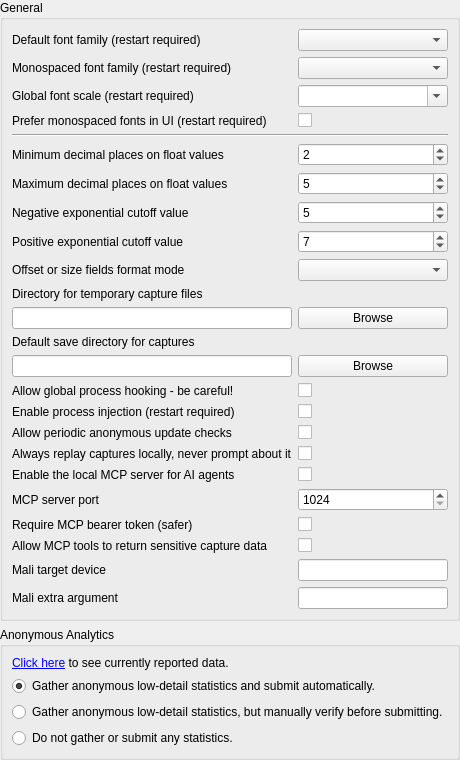
     <widget class="QWidget" name="general">
      <attribute name="title">
       <string>General</string>
      </attribute>
      <layout class="QVBoxLayout" name="verticalLayout_3">
       <property name="leftMargin">
        <number>0</number>
       </property>
       <property name="topMargin">
        <number>0</number>
       </property>
       <property name="rightMargin">
        <number>0</number>
       </property>
       <property name="bottomMargin">
        <number>0</number>
       </property>
       <item>
        <widget class="QGroupBox" name="groupBox">
         <property name="title">
          <string>General</string>
         </property>
         <layout class="QGridLayout" name="gridLayout_5">
          <item row="1" column="0">
           <widget class="QLabel" name="label_20">
            <property name="toolTip">
             <string>The default font family to be used for text. This will be overridden by the default monospace font if the below option for monospace override is chosen.</string>
            </property>
            <property name="text">
             <string>Default font family (restart required)</string>
            </property>
           </widget>
          </item>
          <item row="1" column="1">
           <widget class="QComboBox" name="Font_Family">
            <property name="toolTip">
             <string>The default font family to be used for text. This will be overridden by the default monospace font if the below option for monospace override is chosen.</string>
            </property>
           </widget>
          </item>
          <item row="2" column="0">
           <widget class="QLabel" name="label_21">
            <property name="toolTip">
             <string>The default font family to be used for monospaced text, typically code display or tables of buffer data. If the below option for monospace override is chosen this font will be used for those extra places.</string>
            </property>
            <property name="text">
             <string>Monospaced font family (restart required)</string>
            </property>
           </widget>
          </item>
          <item row="2" column="1">
           <widget class="QComboBox" name="Font_MonoFamily">
            <property name="toolTip">
             <string>The default font family to be used for monospaced text, typically code display or tables of buffer data. If the below option for monospace override is chosen this font will be used for those extra places.</string>
            </property>
           </widget>
          </item>
          <item row="3" column="0">
           <widget class="QLabel" name="label_27">
            <property name="toolTip">
             <string>A global scale for all fonts in the program. This will only scale text, icons and other UI elements will be scaled according to DPI settings as normal.</string>
            </property>
            <property name="text">
             <string>Global font scale (restart required)</string>
            </property>
           </widget>
          </item>
          <item row="3" column="1">
           <widget class="QComboBox" name="Font_GlobalScale">
            <property name="toolTip">
             <string>A global scale for all fonts in the program. This will only scale text, icons and other UI elements will be scaled according to DPI settings as normal.</string>
            </property>
            <property name="editable">
             <bool>true</bool>
            </property>
           </widget>
          </item>
          <item row="4" column="0">
           <widget class="QLabel" name="label_9">
            <property name="toolTip">
             <string>Prefer using a monospace font instead of the default font for places where resource names, action and marker names, and similar pieces of information are displayed.&lt;/p&gt;&lt;p&gt;&lt;br/&gt;&lt;/p&gt;&lt;p&gt;By default a monospaced font will only be used for places where fixed width is important such as code and numerical data displays.</string>
            </property>
            <property name="text">
             <string>Prefer monospaced fonts in UI (restart required)</string>
            </property>
           </widget>
          </item>
          <item row="4" column="1">
           <widget class="QCheckBox" name="Font_PreferMonospaced">
            <property name="toolTip">
             <string>Prefer using a monospace font instead of the default font for places where resource names, action and marker names, and similar pieces of information are displayed.&lt;/p&gt;&lt;p&gt;&lt;br/&gt;&lt;/p&gt;&lt;p&gt;By default a monospaced font will only be used for places where fixed width is important such as code and numerical data displays.</string>
            </property>
            <property name="text">
             <string/>
            </property>
           </widget>
          </item>
          <item row="5" column="0" colspan="2">
           <widget class="Line" name="line">
            <property name="orientation">
             <enum>Qt::Horizontal</enum>
            </property>
           </widget>
          </item>
          <item row="6" column="0">
           <widget class="QLabel" name="label">
            <property name="toolTip">
             <string>At least this many decimal places will be displayed on floats.
e.g. a value of 2 means 0 will display as 0.00, 0.5 as 0.50. A value of 5 would display them as 0.00000 and 0.50000 respectively.</string>
            </property>
            <property name="text">
             <string>Minimum decimal places on float values</string>
            </property>
           </widget>
          </item>
          <item row="6" column="1">
           <widget class="QSpinBox" name="Formatter_MinFigures">
            <property name="toolTip">
             <string>Decimals will display at least this many digits.
e.g. a value of 2 means 0 will display as 0.00, 0.5 as 0.50</string>
            </property>
            <property name="value">
             <number>2</number>
            </property>
           </widget>
          </item>
          <item row="7" column="0">
           <widget class="QLabel" name="label_2">
            <property name="toolTip">
             <string>No more decimal places than this will be displayed on floats.
e.g. a value of 5 means 0.123456789 will display as 0.12345</string>
            </property>
            <property name="text">
             <string>Maximum decimal places on float values</string>
            </property>
           </widget>
          </item>
          <item row="7" column="1">
           <widget class="QSpinBox" name="Formatter_MaxFigures">
            <property name="toolTip">
             <string>No more decimal places than this will be displayed on floats.
e.g. a value of 5 means 0.123456789 will display as 0.12345 and 123.123456789 will display as 123.12345</string>
            </property>
            <property name="value">
             <number>5</number>
            </property>
           </widget>
          </item>
          <item row="8" column="0">
           <widget class="QLabel" name="label_3">
            <property name="toolTip">
             <string>Any numbers smaller than this exponent will be displayed in scientific notation.
E.g. a value of 3 means 0.005 / 10 = 5E-4</string>
            </property>
            <property name="text">
             <string>Negative exponential cutoff value</string>
            </property>
           </widget>
          </item>
          <item row="8" column="1">
           <widget class="QSpinBox" name="Formatter_NegExp">
            <property name="toolTip">
             <string>Any numbers smaller than this exponent will be displayed in scientific notation.
E.g. a value of 3 means 0.005 / 10 = 5E-4</string>
            </property>
            <property name="value">
             <number>5</number>
            </property>
           </widget>
          </item>
          <item row="9" column="0">
           <widget class="QLabel" name="label_4">
            <property name="toolTip">
             <string>Any numbers larger than this exponent will be displayed in scientific notation.
e.g. 1000 * 10 = 1e4</string>
            </property>
            <property name="text">
             <string>Positive exponential cutoff value</string>
            </property>
           </widget>
          </item>
          <item row="9" column="1">
           <widget class="QSpinBox" name="Formatter_PosExp">
            <property name="toolTip">
             <string>Any numbers larger than this exponent will be displayed in scientific notation.
e.g. 1000 * 10 = 1e4</string>
            </property>
            <property name="value">
             <number>7</number>
            </property>
            <property name="displayIntegerBase">
             <number>10</number>
            </property>
           </widget>
          </item>
          <item row="10" column="0">
           <widget class="QLabel" name="label_41">
            <property name="toolTip">
             <string>Formatting mode to use for fields marked as a byte offset or a byte size</string>
            </property>
            <property name="text">
             <string>Offset or size fields format mode</string>
            </property>
           </widget>
          </item>
          <item row="10" column="1">
           <widget class="QComboBox" name="Formatter_OffsetSizeDisplayMode">
            <property name="toolTip">
             <string>Auto: decimal by default and hexadecimal if above a certain threshold, Decimal: always use decimal, Hexadecimal: always use hexadecimal.</string>
            </property>
           </widget>
          </item>
          <item row="11" column="0">
           <widget class="QLabel" name="label_5">
            <property name="toolTip">
             <string>Changes the directory where capture files are saved after being created, until saved manually or deleted.

Defaults to %TEMP%.</string>
            </property>
            <property name="text">
             <string>Directory for temporary capture files</string>
            </property>
           </widget>
          </item>
          <item row="12" column="0">
           <widget class="QLineEdit" name="tempDirectory">
            <property name="toolTip">
             <string>Changes the directory where capture files are saved after being created, until saved manually or deleted.

Defaults to %TEMP%.</string>
            </property>
           </widget>
          </item>
          <item row="12" column="1">
           <widget class="QPushButton" name="browseTempCaptureDirectory">
            <property name="toolTip">
             <string>Changes the directory where capture files are saved after being created, until saved manually or deleted.

Defaults to %TEMP%.</string>
            </property>
            <property name="text">
             <string>Browse</string>
            </property>
           </widget>
          </item>
          <item row="13" column="0">
           <widget class="QLabel" name="label_6">
            <property name="toolTip">
             <string>Changes the default directory for the save dialog when saving capture files.

Defaults to blank, which follows system default behaviour.</string>
            </property>
            <property name="text">
             <string>Default save directory for captures</string>
            </property>
           </widget>
          </item>
          <item row="14" column="0">
           <widget class="QLineEdit" name="saveDirectory">
            <property name="toolTip">
             <string>Changes the default directory for the save dialog when saving capture files.

Defaults to blank, which follows system default behaviour.</string>
            </property>
           </widget>
          </item>
          <item row="14" column="1">
           <widget class="QPushButton" name="browseSaveCaptureDirectory">
            <property name="toolTip">
             <string>Changes the default directory for the save dialog when saving capture files.

Defaults to blank, which follows system default behaviour.</string>
            </property>
            <property name="text">
             <string>Browse</string>
            </property>
           </widget>
          </item>
          <item row="15" column="0">
           <widget class="QLabel" name="globalHookLabel">
            <property name="toolTip">
             <string>Enables functionality on the capture application window that will insert RenderMax automatically
into all new processes created - then inject into the target (matching) executable.

Useful for capturing programs indirectly that can't easily be launched directly by RenderMax

Since this is a global system hook it must be used carefully and only when necessary!</string>
            </property>
            <property name="text">
             <string>Allow global process hooking - be careful!</string>
            </property>
           </widget>
          </item>
          <item row="15" column="1">
           <widget class="QCheckBox" name="AllowGlobalHook">
            <property name="toolTip">
             <string>Enables functionality on the capture application window that will insert RenderMax automatically
into all new processes created - then inject into the target (matching) executable.

Useful for capturing programs indirectly that can't easily be launched directly by RenderMax

Since this is a global system hook it must be used carefully and only when necessary!</string>
            </property>
            <property name="text">
             <string/>
            </property>
           </widget>
          </item>
          <item row="16" column="0">
           <widget class="QLabel" name="injectProcLabel">
            <property name="toolTip">
             <string>Enables the ability to inject into processes on windows.

Injecting into processes can be unreliable and should only be used as a last resort when no other
methods succeed, it should not be used as a primary method of launching applications. Instead the
program should be launched through RenderMax via the Launch Process panel.</string>
            </property>
            <property name="text">
             <string>Enable process injection (restart required)</string>
            </property>
           </widget>
          </item>
          <item row="16" column="1">
           <widget class="QCheckBox" name="AllowProcessInject">
            <property name="toolTip">
             <string>Enables the ability to inject into processes on windows.

Injecting into processes can be unreliable and should only be used as a last resort when no other
methods succeed, it should not be used as a primary method of launching applications. Instead the
program should be launched through RenderMax via the Launch Process panel.</string>
            </property>
            <property name="text">
             <string/>
            </property>
           </widget>
          </item>
          <item row="17" column="0">
           <widget class="QLabel" name="label_8">
            <property name="toolTip">
             <string>Allows RenderMax to anonymously check for new versions.</string>
            </property>
            <property name="text">
             <string>Allow periodic anonymous update checks</string>
            </property>
           </widget>
          </item>
          <item row="17" column="1">
           <widget class="QCheckBox" name="CheckUpdate_AllowChecks">
            <property name="toolTip">
             <string>Allows RenderMax to anonymously check for new versions.</string>
            </property>
            <property name="text">
             <string/>
            </property>
           </widget>
          </item>
          <item row="18" column="0">
           <widget class="QLabel" name="label_10">
            <property name="toolTip">
             <string>If a capture is marked as being created on a significantly different system (different OS or platform)
as is currently running, then by default the UI will prompt to ask if you want to replay on a remote context.

This option overrides that and will always replay locally if the local context is selected.</string>
            </property>
            <property name="text">
             <string>Always replay captures locally, never prompt about it</string>
            </property>
           </widget>
          </item>
          <item row="18" column="1">
           <widget class="QCheckBox" name="AlwaysReplayLocally">
            <property name="toolTip">
             <string>If a capture is marked as being created on a significantly different system (different OS or platform)
as is currently running, then by default the UI will prompt to ask if you want to replay on a remote context.

This option overrides that and will always replay locally if the local context is selected.</string>
            </property>
            <property name="text">
             <string/>
            </property>
           </widget>
          </item>
          <item row="19" column="0">
           <widget class="QLabel" name="mcpEnabledLabel">
            <property name="toolTip">
             <string>Enables automatic startup of a local Model Context Protocol server bound to 127.0.0.1. Token authentication is optional; without it, any local process can call the server.</string>
            </property>
            <property name="text">
             <string>Enable the local MCP server for AI agents</string>
            </property>
           </widget>
          </item>
          <item row="19" column="1">
           <widget class="QCheckBox" name="MCP_Enabled">
            <property name="toolTip">
             <string>Enables automatic startup of a local Model Context Protocol server bound to 127.0.0.1. Token authentication is optional; without it, any local process can call the server.</string>
            </property>
            <property name="text">
             <string/>
            </property>
           </widget>
          </item>
          <item row="20" column="0">
           <widget class="QLabel" name="mcpPortLabel">
            <property name="toolTip">
             <string>The loopback TCP port the local MCP server listens on. MCP clients connect to http://127.0.0.1 on this port.</string>
            </property>
            <property name="text">
             <string>MCP server port</string>
            </property>
           </widget>
          </item>
          <item row="20" column="1">
           <widget class="QSpinBox" name="MCP_Port">
            <property name="toolTip">
             <string>The loopback TCP port the local MCP server listens on. MCP clients connect to http://127.0.0.1 on this port.</string>
            </property>
            <property name="minimum">
             <number>1024</number>
            </property>
            <property name="maximum">
             <number>65535</number>
            </property>
           </widget>
          </item>
          <item row="21" column="0">
           <widget class="QLabel" name="mcpRequireTokenLabel">
            <property name="toolTip">
             <string>When disabled (the default), no bearer token is required and any local process can call the loopback MCP server.</string>
            </property>
            <property name="text">
             <string>Require MCP bearer token (safer)</string>
            </property>
           </widget>
          </item>
          <item row="21" column="1">
           <widget class="QCheckBox" name="MCP_RequireToken">
            <property name="toolTip">
             <string>When disabled (the default), no bearer token is required and any local process can call the loopback MCP server.</string>
            </property>
            <property name="text">
             <string/>
            </property>
           </widget>
          </item>
          <item row="22" column="0">
           <widget class="QLabel" name="mcpSensitiveLabel">
            <property name="toolTip">
             <string>Allows MCP tools to return potentially sensitive data such as raw shader source, constant buffer contents, buffer bytes and captured vertex data. Only enable this when you trust the connected AI client.</string>
            </property>
            <property name="text">
             <string>Allow MCP tools to return sensitive capture data</string>
            </property>
           </widget>
          </item>
          <item row="22" column="1">
           <widget class="QCheckBox" name="MCP_AllowSensitiveData">
            <property name="toolTip">
             <string>Allows MCP tools to return potentially sensitive data such as raw shader source, constant buffer contents, buffer bytes and captured vertex data. Only enable this when you trust the connected AI client.</string>
            </property>
            <property name="text">
             <string/>
            </property>
           </widget>
          </item>
          <item row="23" column="0">
           <widget class="QLabel" name="mcpMaliDeviceLabel">
            <property name="toolTip">
             <string>Optional Mali target device name. Leave empty to use the compiler default.</string>
            </property>
            <property name="text">
             <string>Mali target device</string>
            </property>
           </widget>
          </item>
          <item row="23" column="1">
           <widget class="QLineEdit" name="MCP_MaliDevice">
            <property name="toolTip">
             <string>Optional Mali target device name. Leave empty to use the compiler default.</string>
            </property>
           </widget>
          </item>
          <item row="24" column="0">
           <widget class="QLabel" name="mcpMaliExtraArgsLabel">
            <property name="toolTip">
             <string>One literal extra command-line argument for Mali Offline Compiler, such as --metrics. Use the MCP tool extraArgs array for multiple separate arguments.</string>
            </property>
            <property name="text">
             <string>Mali extra argument</string>
            </property>
           </widget>
          </item>
          <item row="24" column="1">
           <widget class="QLineEdit" name="MCP_MaliExtraArgs">
            <property name="toolTip">
             <string>One literal extra command-line argument for Mali Offline Compiler, such as --metrics. Use the MCP tool extraArgs array for multiple separate arguments.</string>
            </property>
           </widget>
          </item>
          <item row="25" column="1">
           <spacer name="verticalSpacer">
            <property name="orientation">
             <enum>Qt::Vertical</enum>
            </property>
            <property name="sizeHint" stdset="0">
             <size>
              <width>0</width>
              <height>0</height>
             </size>
            </property>
           </spacer>
          </item>
         </layout>
        </widget>
       </item>
       <item>
        <widget class="QGroupBox" name="groupBox_9">
         <property name="title">
          <string>Anonymous Analytics</string>
         </property>
         <layout class="QVBoxLayout" name="verticalLayout_4">
          <item>
           <widget class="QLabel" name="analyticsDescribeLabel">
            <property name="text">
             <string>&lt;html&gt;&lt;head/&gt;&lt;body&gt;&lt;p&gt;&lt;a href=&quot;#analyticsDescribe&quot;&gt;Click here&lt;/a&gt; to see currently reported data.&lt;/p&gt;&lt;/body&gt;&lt;/html&gt;</string>
            </property>
           </widget>
          </item>
          <item>
           <widget class="QRadioButton" name="analyticsAutoSubmit">
            <property name="text">
             <string>Gather anonymous low-detail statistics and submit automatically.</string>
            </property>
            <property name="checked">
             <bool>true</bool>
            </property>
           </widget>
          </item>
          <item>
           <widget class="QRadioButton" name="analyticsManualCheck">
            <property name="text">
             <string>Gather anonymous low-detail statistics, but manually verify before submitting.</string>
            </property>
           </widget>
          </item>
          <item>
           <widget class="QRadioButton" name="analyticsOptOut">
            <property name="text">
             <string>Do not gather or submit any statistics.</string>
            </property>
           </widget>
          </item>
         </layout>
        </widget>
       </item>
      </layout>
     </widget>
